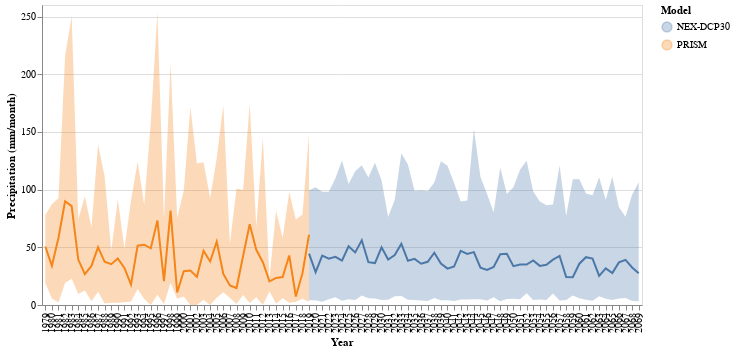

Notebook code for this chart:
### Markdown cell above
#### Precipitation

### Code cell
base = alt.Chart(climate_df).encode(
    x='Year:O',
    color='Model')

line = base.mark_line().encode(
    y=alt.Y('median(Precip-mm):Q', title='Precipitation (mm/month)'))

band = base.mark_errorband(extent='iqr').encode(
    y=alt.Y('Precip-mm:Q', title='Precipitation (mm/month)'))

(band + line).properties(width=600, height=300)

### Figure 1 — Vega-Lite specification as saved in the notebook (floating-point values rounded to 4 significant figures; data arrays with more than 128 entries replaced by an {"elided": "..."} marker saying what was removed)
{"config": {"view": {"continuousWidth": 400, "continuousHeight": 300}}, "layer": [{"mark": {"type": "errorband", "extent": "iqr"}, "encoding": {"color": {"field": "Model", "type": "nominal"}, "x": {"field": "Year", "type": "ordinal"}, "y": {"field": "Precip-mm", "title": "Precipitation (mm/month)", "type": "quantitative"}}}, {"mark": "line", "encoding": {"color": {"field": "Model", "type": "nominal"}, "x": {"field": "Year", "type": "ordinal"}, "y": {"aggregate": "median", "field": "Precip-mm", "title": "Precipitation (mm/month)", "type": "quantitative"}}}], "data": {"name": "data-0affb7f70bb176d70aa5415414d46224"}, "height": 300, "width": 600, "$schema": "https://vega.github.io/schema/vega-lite/v4.17.0.json", "datasets": {"data-0affb7f70bb176d70aa5415414d46224": {"elided": "1104 records"}}}
